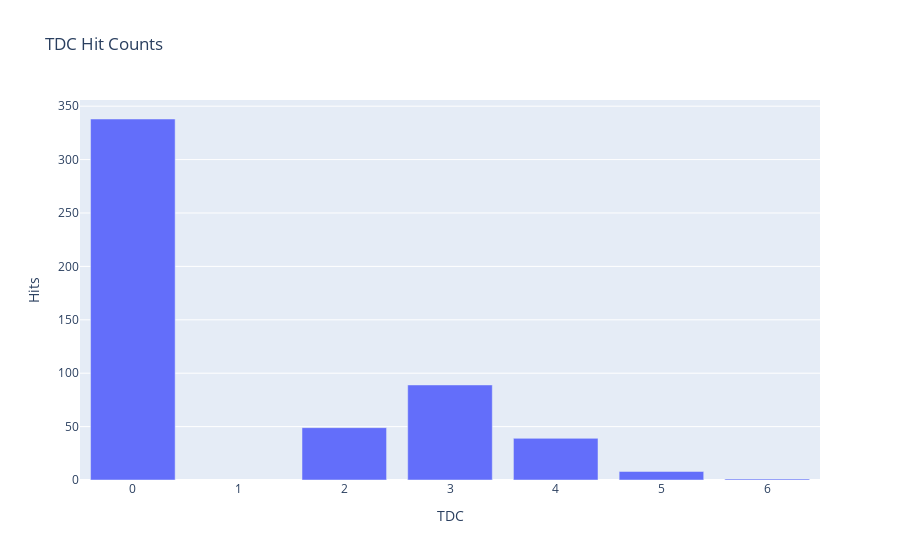

Notebook code cell kept with this figure:
### Code cell
# plotly bar plot
px.bar(x=tdc_counts[0], y=tdc_counts[1], labels={"x": "TDC", "y": "Hits"}, title="TDC Hit Counts")

### Figure 1 — Plotly figure (JSON) as saved in the notebook; plotly's stock layout.template omitted (floating-point values rounded to 4 significant figures)
{"data": [{"alignmentgroup": "True", "hovertemplate": "TDC=%{x}<br>Hits=%{y}<extra></extra>", "legendgroup": "", "marker": {"color": "#636efa", "pattern": {"shape": ""}}, "name": "", "offsetgroup": "", "orientation": "v", "showlegend": false, "textposition": "auto", "type": "bar", "x": [0, 2, 3, 4, 5, 6], "xaxis": "x", "y": [338, 49, 89, 39, 8, 1], "yaxis": "y"}], "layout": {"barmode": "relative", "legend": {"tracegroupgap": 0}, "title": {"text": "TDC Hit Counts"}, "xaxis": {"anchor": "y", "domain": [0, 1], "title": {"text": "TDC"}}, "yaxis": {"anchor": "x", "domain": [0, 1], "title": {"text": "Hits"}}}}
